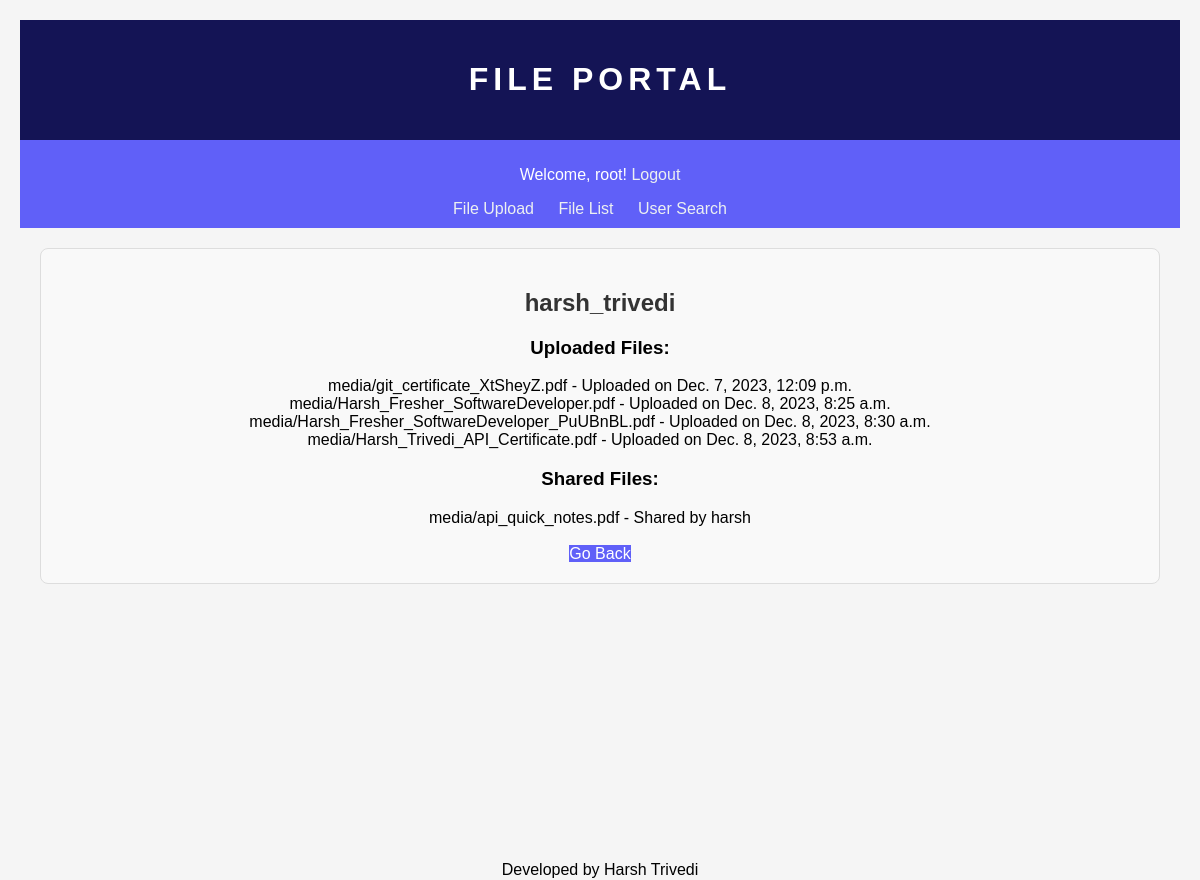
Page /profiles/harsh_trivedi/ (signed in) on the committed database.
### fileapp/models.py (models this page shows, shortened)
class UploadedFile(models.Model):
    user=models.ForeignKey(User,on_delete=models.CASCADE)
    file=models.FileField(upload_to='media/')
    upload_date=models.DateTimeField(auto_now_add=True)
    shared_with=models.ManyToManyField(User,related_name='shared_files')
    shared=models.BooleanField(default=False)

### profileapp/views.py (the view)
# urls.py: path('<str:username>/', views.userprofileview, name='user_profile'),
def userprofileview(request, username):
    user = get_object_or_404(User, username=username)
    uploaded_files = UploadedFile.objects.filter(user=user)
    shared_files=user.shared_files.all()
    context = {
        'user_profile': user,
        'uploaded_files': uploaded_files,
        'shared_files':shared_files,
    }
    return render(request, 'profileapp/userprofile.html', context)

### templates/profileapp/userprofile.html
{% extends 'fileapp/base.html' %}
{% load static %}
{% block body_block %}
  <link rel="stylesheet" href="{% static 'profileapp/css/profilestyle.css' %}">
  <div class="userprofile">
    <h2>{{ user_profile.username }}</h2>
    <h3>Uploaded Files:</h3>
    {% if uploaded_files %}
      <ul>
        {% for file in uploaded_files %}
          <li>{{ file.file.name }} - Uploaded on {{ file.upload_date }}</li><br>
        {% endfor %}
      </ul>
    {% else %}
      <p>No files uploaded yet.</p>
    {% endif %}
    <h3>Shared Files:</h3>
    {%if shared_files%}
    <ul>
      {%for file in shared_files%}
      <li>{{file.file.name}} - Shared by {{file.user.username}}</li><br>
      {%endfor%}
    </ul>
    {%else%}
    <p>No shared files yet..</p>
    {%endif%}
    <br>
    <a href="{%url 'user_search'%}">Go Back</a>
  </div>
{% endblock %}

### templates/fileapp/base.html (shortened to what this page needs)
<!DOCTYPE html>
{% load static %}
<html lang="en">
<head>
    <link rel="stylesheet" href="{% static 'fileapp/css/basestyle.css' %}">
</head>
<body>
    <div class="container">
        <div class="header">
            <h1>FILE PORTAL</h1>
        </div>
        <div class="nav">
            {% if user.is_authenticated %}
                <p>Welcome, {{ user.username }}! <a href="{% url 'logout' %}">Logout</a></p>
                <nav>
                    <ul>
                        <li><a href="{% url 'upload' %}">File Upload</a></li>
                        <li><a href="{% url 'filelist' %}">File List</a></li>
                        <li><a href="{% url 'user_search' %}">User Search</a></li>
                    </ul>
                </nav>
            {% else %}
                <p><a href="{% url 'login' %}">Login</a> | <a href="{% url 'register' %}">Sign Up</a></p>
            {% endif %}
        </div>
        <div class="bodyclass">
            {% block body_block %}{% endblock %}
        </div>
    </div>
    <footer>Developed by Harsh Trivedi</footer>
</body>
</html>

### static/fileapp/css/basestyle.css (style rules this page uses)
body { font-family: 'Arial', sans-serif; margin: 0; padding: 0; background-color: #f5f5f5; }
.container .header { background-color: rgb(20, 20, 85); color: #ecf0f1; padding:20px; text-align: center; }
.container .nav { background-color: rgb(96, 96, 248); padding:10px; color:white; text-align: center; }
.container { margin: 0 auto; padding: 20px; }
h1 { color:white; text-align: center; font-weight: bold; letter-spacing: 5px; }
.nav p { color:white; text-align: center; }
ul { list-style-type: none; padding: 0; margin: 0; }
li { display: inline-block; margin-right: 20px; }
a { text-decoration: none; color: #ecf0f1; transition: border-bottom 0.3s ease; }
footer { position: absolute; bottom: 0; width: 100%; height: 40px; color:black; text-align: center; line-height: 60px; }

### static/profileapp/css/profilestyle.css (style rules this page uses)
.userprofile { text-align: center; padding: 20px; margin: 20px; border: 1px solid #ddd; border-radius: 8px; background-color: #f9f9f9; }
.userprofile h2 { color: #333; }
.userprofile a { text-decoration: none; color: white; background-color: rgb(96, 96, 248); transition: border-bottom 0.5s ease; }

### rows in the picture
UploadedFile: file.name "media/git_certificate_XtSheyZ.pdf", upload_date "Dec. 7, 2023, 12:09 p.m."
UploadedFile: file.name "media/Harsh_Fresher_SoftwareDeveloper.pdf", upload_date "Dec. 8, 2023, 8:25 a.m."
UploadedFile: file.name "media/Harsh_Fresher_SoftwareDeveloper_PuUBnBL.pdf", upload_date "Dec. 8, 2023, 8:30 a.m."
UploadedFile: file.name "media/Harsh_Trivedi_API_Certificate.pdf", upload_date "Dec. 8, 2023, 8:53 a.m."
UploadedFile: file.name "media/api_quick_notes.pdf", user.username "harsh"

### other values in the picture
{{ user.username }} "root"
{{ user_profile.username }} "harsh_trivedi"
